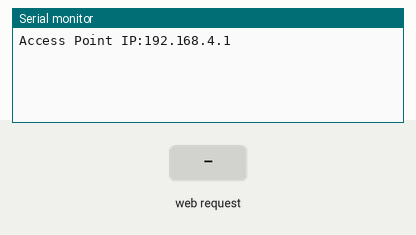
The sketch below on a simulated ESP8266 (NodeMCU). On the bench: the last lines printed to the serial monitor. The inputs (shaded band) are chosen by the test bench.

Above: at 1.2 s.
1.3 s: HTTP request GET / received
At 2.5 s:
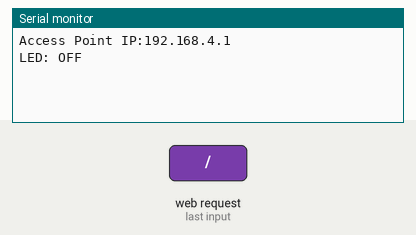
2.8 s: HTTP request GET /ledon received
At 3.6 s:
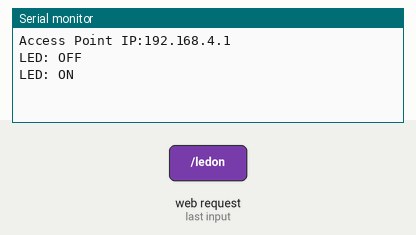

Measured:
- after the input at 1.3 s, the serial monitor: prints a new line at once (image 1)
- after the input at 2.8 s, the serial monitor: prints a new line at once (image 2)

The sketch:

ESP_Access_Point_Mode.ino
```cpp
#include <ESP8266WiFi.h>
#include <ESP8266WebServer.h>

/* Put your SSID & Password */
const char* ssid = "NodeMCU";
const char* password = "123456789";

ESP8266WebServer server(80);
#define D4 2
bool LEDstatus = LOW;

void setup() {
  Serial.begin(115200);
  pinMode(D4, OUTPUT);
  WiFi.softAP(ssid, password);

  IPAddress myIP = WiFi.softAPIP();
  Serial.print("Access Point IP:");
  Serial.println(myIP);

  server.on("/", handle_OnConnect);
  server.on("/ledon", handle_ledon);
  server.on("/ledoff", handle_ledoff);
  server.onNotFound(handle_NotFound);

  server.begin();
  //Serial.println("HTTP Server Started");
}

void loop() {
  server.handleClient();

  if(LEDstatus)
  {digitalWrite(D4, HIGH);}
  else
  {digitalWrite(D4, LOW);}
}

void handle_OnConnect() {
  LEDstatus = LOW;
  Serial.println("LED: OFF");
  server.send(200, "text/html", updateWebpage(LEDstatus));
}

void handle_ledon() {
  LEDstatus = HIGH;
  Serial.println("LED: ON");
  server.send(200, "text/html", updateWebpage(LEDstatus));
}

void handle_ledoff() {
  LEDstatus = LOW;
  Serial.println("LED: OFF");
  server.send(200, "text/html", updateWebpage(LEDstatus));
}

void handle_NotFound(){
  server.send(404, "text/plain", "Not found");
}

String updateWebpage(uint8_t LEDstatus){
  String ptr = "<!DOCTYPE html> <html>\n";
  ptr +="<head><meta name=\"viewport\" content=\"width=device-width, initial-scale=1.0, user-scalable=no\">\n";
  ptr +="<title>LED Control</title>\n";

  ptr +="</head>\n";
  ptr +="<body>\n";
  ptr +="<h1>ESP8266 Web Server</h1>\n";
  ptr +="<h3>Using Access Point(AP) Mode</h3>\n";

   if(LEDstatus){
    ptr +="<p>BLUE LED: ON</p><a class=\"button button-off\" href=\"/ledoff\">OFF</a>\n";
   }else{
    ptr +="<p>BLUE LED: OFF</p><a class=\"button button-on\" href=\"/ledon\">ON</a>\n";
  }

  ptr +="</body>\n";
  ptr +="</html>\n";
  return ptr;
}
//Credits ~ BinaryUpdates
```
